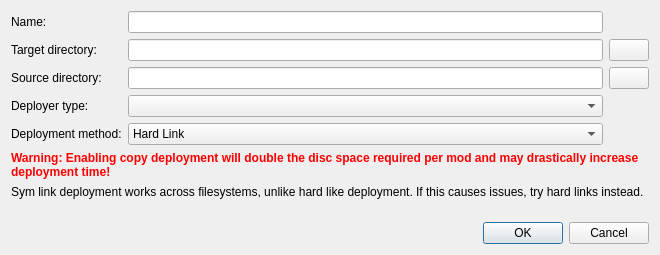
<?xml version="1.0" encoding="UTF-8"?>
<ui version="4.0">
 <class>AddDeployerDialog</class>
 <widget class="QDialog" name="AddDeployerDialog">
  <property name="geometry">
   <rect>
    <x>0</x>
    <y>0</y>
    <width>660</width>
    <height>255</height>
   </rect>
  </property>
  <property name="windowTitle">
   <string>New Deployer</string>
  </property>
  <layout class="QGridLayout" name="gridLayout_2">
   <item row="1" column="0" colspan="3">
    <widget class="QLabel" name="warning_label">
     <property name="text">
      <string>&lt;!DOCTYPE HTML PUBLIC &quot;-//W3C//DTD HTML 4.0//EN&quot; &quot;http://www.w3.org/TR/REC-html40/strict.dtd&quot;&gt;
&lt;html&gt;&lt;head&gt;&lt;meta name=&quot;qrichtext&quot; content=&quot;1&quot; /&gt;&lt;meta charset=&quot;utf-8&quot; /&gt;&lt;style type=&quot;text/css&quot;&gt;
p, li { white-space: pre-wrap; }
hr { height: 1px; border-width: 0; }
li.unchecked::marker { content: &quot;\2610&quot;; }
li.checked::marker { content: &quot;\2612&quot;; }
&lt;/style&gt;&lt;/head&gt;&lt;body style=&quot; font-family:'Sans Serif'; font-size:9pt; font-weight:400; font-style:normal;&quot;&gt;
&lt;p style=&quot; margin-top:0px; margin-bottom:0px; margin-left:0px; margin-right:0px; -qt-block-indent:0; text-indent:0px;&quot;&gt;&lt;span style=&quot; font-weight:700; color:#ff0000;&quot;&gt;Warning: Enabling copy deployment will double the disc space required per mod and may drastically increase deployment time!&lt;/span&gt;&lt;/p&gt;&lt;/body&gt;&lt;/html&gt;</string>
     </property>
     <property name="wordWrap">
      <bool>true</bool>
     </property>
     <property name="textInteractionFlags">
      <set>Qt::LinksAccessibleByMouse</set>
     </property>
    </widget>
   </item>
   <item row="0" column="0" colspan="3">
    <layout class="QGridLayout" name="gridLayout">
     <item row="2" column="1">
      <widget class="ValidatingLineEdit" name="source_path_field"/>
     </item>
     <item row="2" column="0">
      <widget class="QLabel" name="source_dir_label">
       <property name="text">
        <string>Source directory:</string>
       </property>
      </widget>
     </item>
     <item row="0" column="1">
      <widget class="ValidatingLineEdit" name="name_field"/>
     </item>
     <item row="1" column="0">
      <widget class="QLabel" name="label_2">
       <property name="toolTip">
        <string>This is where installed mods will be deployed to</string>
       </property>
       <property name="text">
        <string>Target directory:</string>
       </property>
      </widget>
     </item>
     <item row="1" column="1">
      <widget class="ValidatingLineEdit" name="path_field"/>
     </item>
     <item row="0" column="0">
      <widget class="QLabel" name="label">
       <property name="toolTip">
        <string>Name of the deployer</string>
       </property>
       <property name="text">
        <string>Name:</string>
       </property>
      </widget>
     </item>
     <item row="2" column="2">
      <widget class="QPushButton" name="source_picker_button">
       <property name="text">
        <string/>
       </property>
       <property name="icon">
        <iconset theme="folder-open">
         <normaloff>.</normaloff>.</iconset>
       </property>
      </widget>
     </item>
     <item row="3" column="0">
      <widget class="QLabel" name="label_4">
       <property name="toolTip">
        <string>Determines how mods will be deployed</string>
       </property>
       <property name="text">
        <string>Deployer type:</string>
       </property>
      </widget>
     </item>
     <item row="3" column="1">
      <widget class="QComboBox" name="type_box"/>
     </item>
     <item row="1" column="2">
      <widget class="QPushButton" name="file_picker_button">
       <property name="toolTip">
        <string>Pick target directory</string>
       </property>
       <property name="text">
        <string/>
       </property>
       <property name="icon">
        <iconset theme="folder-open">
         <normaloff>.</normaloff>.</iconset>
       </property>
      </widget>
     </item>
     <item row="4" column="0">
      <widget class="QLabel" name="label_3">
       <property name="toolTip">
        <string>Determines how files will be deployed.</string>
       </property>
       <property name="text">
        <string>Deployment method:</string>
       </property>
      </widget>
     </item>
     <item row="4" column="1">
      <widget class="QComboBox" name="deploy_mode_box">
       <item>
        <property name="text">
         <string>Hard Link</string>
        </property>
       </item>
       <item>
        <property name="text">
         <string>Sym Link</string>
        </property>
       </item>
       <item>
        <property name="text">
         <string>Copy</string>
        </property>
       </item>
      </widget>
     </item>
    </layout>
   </item>
   <item row="3" column="1">
    <spacer name="verticalSpacer">
     <property name="orientation">
      <enum>Qt::Vertical</enum>
     </property>
     <property name="sizeHint" stdset="0">
      <size>
       <width>20</width>
       <height>14</height>
      </size>
     </property>
    </spacer>
   </item>
   <item row="4" column="2">
    <widget class="QDialogButtonBox" name="buttonBox">
     <property name="orientation">
      <enum>Qt::Horizontal</enum>
     </property>
     <property name="standardButtons">
      <set>QDialogButtonBox::Cancel|QDialogButtonBox::Ok</set>
     </property>
    </widget>
   </item>
   <item row="2" column="0" colspan="3">
    <widget class="QLabel" name="sym_link_label">
     <property name="text">
      <string>Sym link deployment works across filesystems, unlike hard like deployment. If this causes issues, try hard links instead.</string>
     </property>
     <property name="wordWrap">
      <bool>true</bool>
     </property>
    </widget>
   </item>
  </layout>
 </widget>
 <customwidgets>
  <customwidget>
   <class>ValidatingLineEdit</class>
   <extends>QLineEdit</extends>
   <header>ui/validatinglineedit.h</header>
  </customwidget>
 </customwidgets>
 <resources/>
 <connections>
  <connection>
   <sender>buttonBox</sender>
   <signal>accepted()</signal>
   <receiver>AddDeployerDialog</receiver>
   <slot>accept()</slot>
   <hints>
    <hint type="sourcelabel">
     <x>248</x>
     <y>254</y>
    </hint>
    <hint type="destinationlabel">
     <x>157</x>
     <y>274</y>
    </hint>
   </hints>
  </connection>
  <connection>
   <sender>buttonBox</sender>
   <signal>rejected()</signal>
   <receiver>AddDeployerDialog</receiver>
   <slot>reject()</slot>
   <hints>
    <hint type="sourcelabel">
     <x>316</x>
     <y>260</y>
    </hint>
    <hint type="destinationlabel">
     <x>286</x>
     <y>274</y>
    </hint>
   </hints>
  </connection>
 </connections>
</ui>
